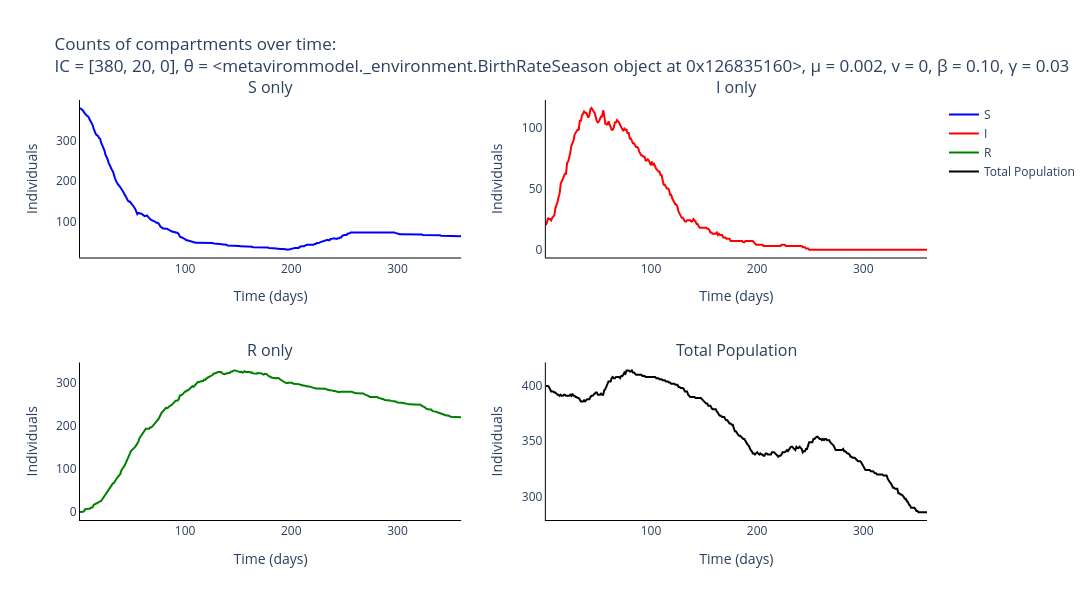

Write notebook code for a chart like this one.
### Markdown cell above
### Plot output of Gillespie for the different compartments

### Code cell
# Trace names - represent the type of individuals for the simulation
trace_name = ['{}'.format(s) for s in compartments]

# Names of panels
panels = ['{} only'.format(s) for s in compartments] + ['Total Population']

fig = go.Figure()
fig = make_subplots(rows=int(np.ceil(len(panels)/2)), cols=2, subplot_titles=tuple('{}'.format(p) for p in panels))

# Add traces to the separate counts panels
for s, spec in enumerate(compartments):
    fig.add_trace(
        go.Scatter(
            y=np.mean(output_algorithm[:, :, s], axis=0).tolist(),
            x=times,
            mode='lines',
            name=trace_name[s],
            line_color=colours[s]
        ),
        row= int(np.floor(s / 2)) + 1,
        col= s % 2 + 1
    )

fig.add_trace(
    go.Scatter(
        y=np.mean(np.sum(output_algorithm, axis=2), axis=0).tolist(),
        x=times,
        mode='lines',
        name='Total Population',
        line_color='black'
    ),
    row= 2,
    col= 2
)

# Add axis labels
fig.update_layout(
    title='Counts of compartments over time:<br>IC = {}, θ = {}, μ = {}, v = {}, β = {:.2f}, γ = {:.2f}'.format(parameters[0:3], parameters[3], parameters[4], parameters[5], parameters[6], parameters[7]),
    width=1100, 
    height=600,
    plot_bgcolor='white',
    xaxis=dict(
        linecolor='black',
        title = 'Time (days)'
        ),
    yaxis=dict(
        linecolor='black',
        title = 'Individuals'),
    xaxis2=dict(
        linecolor='black',
        title = 'Time (days)'
        ),
    yaxis2=dict(
        linecolor='black',
        title = 'Individuals'),
    xaxis3=dict(
        linecolor='black',
        title = 'Time (days)'
        ),
    yaxis3=dict(
        linecolor='black',
        title = 'Individuals'),
    xaxis4=dict(
        linecolor='black',
        title = 'Time (days)'
        ),
    yaxis4=dict(
        linecolor='black',
        title = 'Individuals')
    #legend=dict(
    #    orientation="h",
    #    yanchor="bottom",
    #    y=1.02,
    #    xanchor="right",
    #    x=1
    #)
    )

fig.write_image('images/Multiple-pulses-SIR-gillespie.pdf')
fig.show()

### Figure 1 — Plotly figure (JSON) as saved in the notebook; plotly's stock layout.template omitted (floating-point values rounded to 4 significant figures; data arrays with more than 128 entries replaced by an {"elided": "..."} marker saying what was removed)
{"data": [{"line": {"color": "blue"}, "mode": "lines", "name": "S", "type": "scatter", "x": {"elided": "360 int values"}, "xaxis": "x", "y": {"elided": "360 int values"}, "yaxis": "y"}, {"line": {"color": "red"}, "mode": "lines", "name": "I", "type": "scatter", "x": {"elided": "360 int values"}, "xaxis": "x2", "y": {"elided": "360 int values"}, "yaxis": "y2"}, {"line": {"color": "green"}, "mode": "lines", "name": "R", "type": "scatter", "x": {"elided": "360 int values"}, "xaxis": "x3", "y": {"elided": "360 int values"}, "yaxis": "y3"}, {"line": {"color": "black"}, "mode": "lines", "name": "Total Population", "type": "scatter", "x": {"elided": "360 int values"}, "xaxis": "x4", "y": {"elided": "360 int values"}, "yaxis": "y4"}], "layout": {"annotations": [{"font": {"size": 16}, "showarrow": false, "text": "S only", "x": 0.225, "xanchor": "center", "xref": "paper", "y": 1, "yanchor": "bottom", "yref": "paper"}, {"font": {"size": 16}, "showarrow": false, "text": "I only", "x": 0.775, "xanchor": "center", "xref": "paper", "y": 1, "yanchor": "bottom", "yref": "paper"}, {"font": {"size": 16}, "showarrow": false, "text": "R only", "x": 0.225, "xanchor": "center", "xref": "paper", "y": 0.375, "yanchor": "bottom", "yref": "paper"}, {"font": {"size": 16}, "showarrow": false, "text": "Total Population", "x": 0.775, "xanchor": "center", "xref": "paper", "y": 0.375, "yanchor": "bottom", "yref": "paper"}], "height": 600, "plot_bgcolor": "white", "title": {"text": "Counts of compartments over time:<br>IC = [380, 20, 0], θ = <metavirommodel._environment.BirthRateSeason object at 0x126835160>, μ = 0.002, v = 0, β = 0.10, γ = 0.03"}, "width": 1100, "xaxis": {"anchor": "y", "domain": [0, 0.45], "linecolor": "black", "title": {"text": "Time (days)"}}, "xaxis2": {"anchor": "y2", "domain": [0.55, 1], "linecolor": "black", "title": {"text": "Time (days)"}}, "xaxis3": {"anchor": "y3", "domain": [0, 0.45], "linecolor": "black", "title": {"text": "Time (days)"}}, "xaxis4": {"anchor": "y4", "domain": [0.55, 1], "linecolor": "black", "title": {"text": "Time (days)"}}, "yaxis": {"anchor": "x", "domain": [0.625, 1], "linecolor": "black", "title": {"text": "Individuals"}}, "yaxis2": {"anchor": "x2", "domain": [0.625, 1], "linecolor": "black", "title": {"text": "Individuals"}}, "yaxis3": {"anchor": "x3", "domain": [0, 0.375], "linecolor": "black", "title": {"text": "Individuals"}}, "yaxis4": {"anchor": "x4", "domain": [0, 0.375], "linecolor": "black", "title": {"text": "Individuals"}}}}
